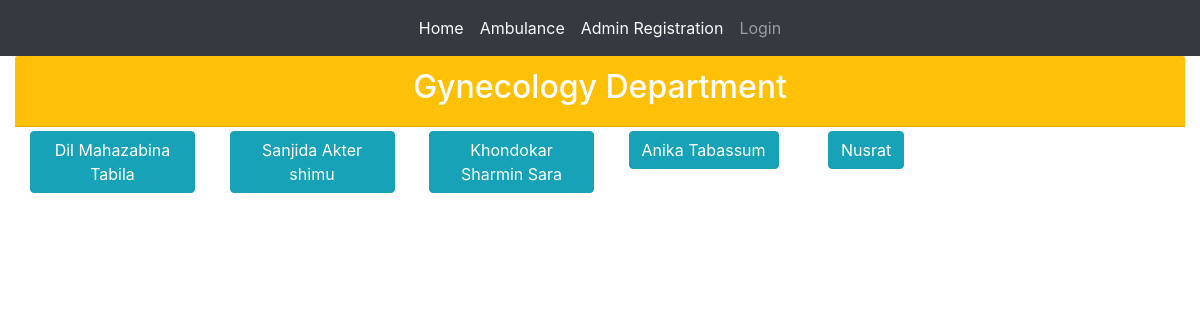
The app's page /p_gynecology/ with its own data.
### patientMonitor/models.py (models this page shows, shortened)
class patient_registration(models.Model):
    Patient_Name = models.CharField(max_length=100,blank=True)
    Age = models.IntegerField(blank=True)
    svalue=(
        ("Male","Male"),
        ("Female","Female"),
        ("Other","Other")
    )
    sex = models.CharField(max_length=10,choices=svalue)
    bvalue=(
        ("O-","O-"),
        ("O+","O+"),
        ("A-","A-"),
        ("A+","A+"),
        ("B-","B-"),
        ("B+","B+"),
        ("AB-","AB-"),
        ("AB+","AB+")
    )
    Blood_Group = models.CharField(max_length=5,choices=bvalue)
    Weight = models.FloatField(blank=True)
    Height = models.IntegerField(blank=True)
    Ward_No = models.IntegerField(blank=True,null=True)
    Room_No = models.IntegerField(blank=True,null=True)
    Bed_No = models.IntegerField(blank=True,null=True)
    Phone_No = models.CharField(max_length=14,blank=True)
    slug = models.SlugField(max_length=1264,unique=True)
    stvalue = (
        ("Cardiology","Cardiology"),
        ("Neurology","Neurology"),
        ("Orthopaedics","Orthopaedics"),
        ("Gynecology","Gynecology")
    )
    Department = models.CharField(max_length=50,choices=stvalue,blank=True,null=True)
    mvalue = (
        ("Hospital","Hospital"),
        ("Home","Home")
    )
    Monitoring = models.CharField(max_length=50,choices=mvalue,blank=True,null=True)
    doctor = models.ForeignKey(doctor_registration,on_delete=models.CASCADE, null=True, related_name='patient_list')

### patientMonitor/views.py (the view)
# urls.py: path('p_gynecology/',views.p_gynecology.as_view(),name='p_gynecology'),
class p_gynecology(ListView):
    context_object_name = 'patient_list'
    model = models.patient_registration
    template_name = 'patientMonitor/p_gynecology.html'

### templates/patientMonitor/p_gynecology.html
{% extends 'patientMonitor/base.html' %}
{% block body_block %}
<div class="card-header text-center bg-warning text-white"><h2>Gynecology Department</h2></div>
{% for patient_registration in patient_list %}
  {% if patient_registration.Department == "Gynecology" %}
  <div class="d-sm-inline-flex col-2 mt-1">
      <a class="btn btn-info" href="{% url 'patientMonitor:patient_details' pk=patient_registration.pk %}">{{patient_registration.Patient_Name}}</a>
  </div>
  {% endif %}
{% endfor %}
{% endblock %}

### records on screen
patient_registration: Patient_Name "Dil Mahazabina Tabila"
patient_registration: Patient_Name "Sanjida Akter shimu"
patient_registration: Patient_Name "Khondokar Sharmin Sara"
patient_registration: Patient_Name "Anika Tabassum"
patient_registration: Patient_Name "Nusrat"
